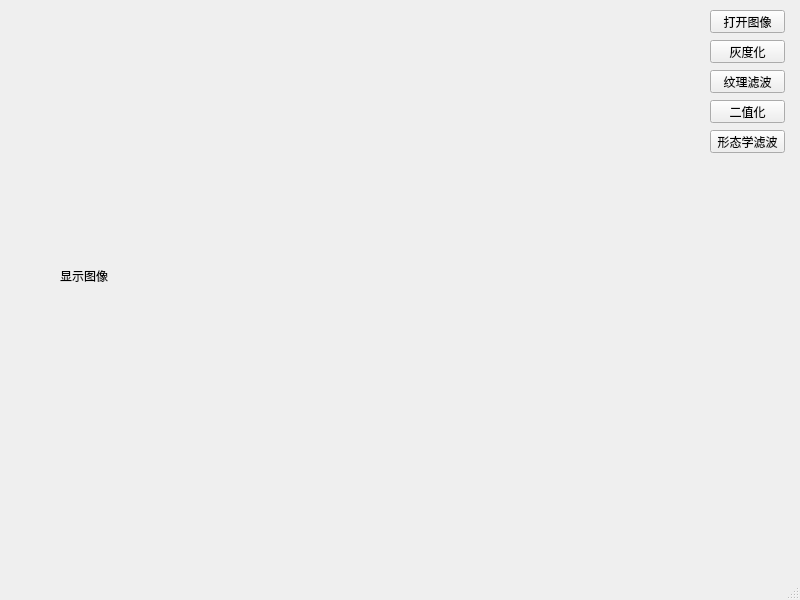
<?xml version="1.0" encoding="UTF-8"?>
<ui version="4.0">
 <class>MainWindow</class>
 <widget class="QMainWindow" name="MainWindow">
  <property name="geometry">
   <rect>
    <x>0</x>
    <y>0</y>
    <width>800</width>
    <height>600</height>
   </rect>
  </property>
  <property name="windowTitle">
   <string>MainWindow</string>
  </property>
  <widget class="QWidget" name="centralwidget">
   <widget class="QPushButton" name="btnOpenImage">
    <property name="geometry">
     <rect>
      <x>710</x>
      <y>10</y>
      <width>75</width>
      <height>23</height>
     </rect>
    </property>
    <property name="text">
     <string>打开图像</string>
    </property>
   </widget>
   <widget class="QLabel" name="labelImage">
    <property name="geometry">
     <rect>
      <x>60</x>
      <y>30</y>
      <width>621</width>
      <height>491</height>
     </rect>
    </property>
    <property name="text">
     <string>显示图像</string>
    </property>
   </widget>
   <widget class="QPushButton" name="btnGray">
    <property name="geometry">
     <rect>
      <x>710</x>
      <y>40</y>
      <width>75</width>
      <height>23</height>
     </rect>
    </property>
    <property name="text">
     <string>灰度化</string>
    </property>
   </widget>
   <widget class="QPushButton" name="btnGabor">
    <property name="geometry">
     <rect>
      <x>710</x>
      <y>70</y>
      <width>75</width>
      <height>23</height>
     </rect>
    </property>
    <property name="text">
     <string>纹理滤波</string>
    </property>
   </widget>
   <widget class="QPushButton" name="btnThresh">
    <property name="geometry">
     <rect>
      <x>710</x>
      <y>100</y>
      <width>75</width>
      <height>23</height>
     </rect>
    </property>
    <property name="text">
     <string>二值化</string>
    </property>
   </widget>
   <widget class="QPushButton" name="btnDeHole">
    <property name="geometry">
     <rect>
      <x>710</x>
      <y>130</y>
      <width>75</width>
      <height>23</height>
     </rect>
    </property>
    <property name="text">
     <string>形态学滤波</string>
    </property>
   </widget>
  </widget>
  <widget class="QStatusBar" name="statusbar"/>
 </widget>
 <resources/>
 <connections>
  <connection>
   <sender>btnOpenImage</sender>
   <signal>clicked()</signal>
   <receiver>MainWindow</receiver>
   <slot>btnOpenImage_Clicked()</slot>
   <hints>
    <hint type="sourcelabel">
     <x>751</x>
     <y>22</y>
    </hint>
    <hint type="destinationlabel">
     <x>730</x>
     <y>48</y>
    </hint>
   </hints>
  </connection>
  <connection>
   <sender>btnGray</sender>
   <signal>clicked()</signal>
   <receiver>MainWindow</receiver>
   <slot>btnGray_Clicked()</slot>
   <hints>
    <hint type="sourcelabel">
     <x>761</x>
     <y>52</y>
    </hint>
    <hint type="destinationlabel">
     <x>645</x>
     <y>71</y>
    </hint>
   </hints>
  </connection>
  <connection>
   <sender>btnGabor</sender>
   <signal>clicked()</signal>
   <receiver>MainWindow</receiver>
   <slot>btnGabor_Clicked()</slot>
   <hints>
    <hint type="sourcelabel">
     <x>766</x>
     <y>80</y>
    </hint>
    <hint type="destinationlabel">
     <x>561</x>
     <y>98</y>
    </hint>
   </hints>
  </connection>
  <connection>
   <sender>btnThresh</sender>
   <signal>clicked()</signal>
   <receiver>MainWindow</receiver>
   <slot>btnThresh_Clicked()</slot>
   <hints>
    <hint type="sourcelabel">
     <x>749</x>
     <y>109</y>
    </hint>
    <hint type="destinationlabel">
     <x>599</x>
     <y>116</y>
    </hint>
   </hints>
  </connection>
  <connection>
   <sender>btnDeHole</sender>
   <signal>clicked()</signal>
   <receiver>MainWindow</receiver>
   <slot>btnDeHole_Clicked()</slot>
   <hints>
    <hint type="sourcelabel">
     <x>722</x>
     <y>144</y>
    </hint>
    <hint type="destinationlabel">
     <x>551</x>
     <y>155</y>
    </hint>
   </hints>
  </connection>
 </connections>
 <slots>
  <slot>btnOpenImage_Clicked()</slot>
  <slot>btnGray_Clicked()</slot>
  <slot>btnGabor_Clicked()</slot>
  <slot>btnThresh_Clicked()</slot>
  <slot>btnDeHole_Clicked()</slot>
 </slots>
</ui>
